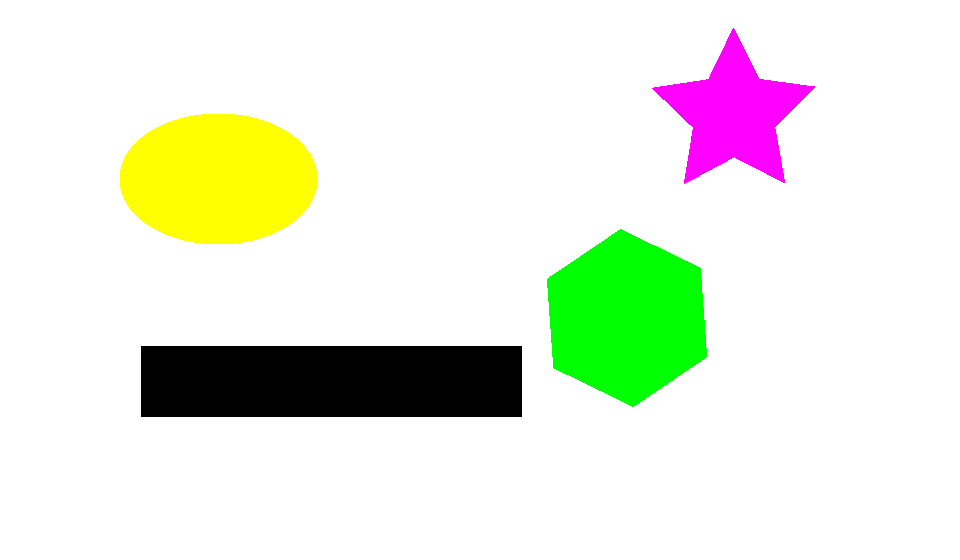
#> input picture Yellow/gambar1.png, 960 x 560 px; its folder holds 3 pictures in this run
$ python yellow.py
#> lines starting #> are read from the running program, lines starting #| are printed output that depends on the picture; after the words box and inside, x2 and y2 are one past the last pixel; in counts of white or black regions, pixels touching at a corner belong together
import cv2
import numpy as np

for i in range(1, 4):
    img = cv2.imread('gambar' + str(i) + '.png', 1)
#> img is the input picture: shape (560, 960, 3); mean B, G, R 222.7, 236.9, 232.4
    hsv = cv2.cvtColor(img, cv2.COLOR_BGR2HSV)
#> hsv: shape (560, 960, 3); mean H, S, V 6.5, 24.7, 242.2

    lower_api0 = np.array([20, 235, 235])
    upper_api0 = np.array([40, 255, 255])
    mask = cv2.inRange(hsv, lower_api0, upper_api0)
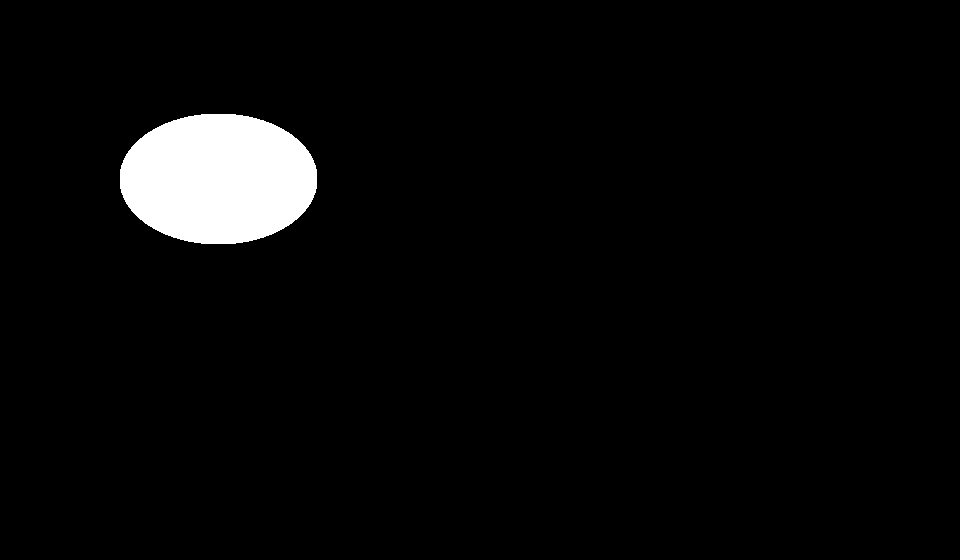
#> mask: shape (560, 960); 3.8% white; 1 white region, box (x1, y1, x2, y2) and area: (120, 114, 317, 244) 20430

    new_img = cv2.bitwise_and(img, img, mask=mask)
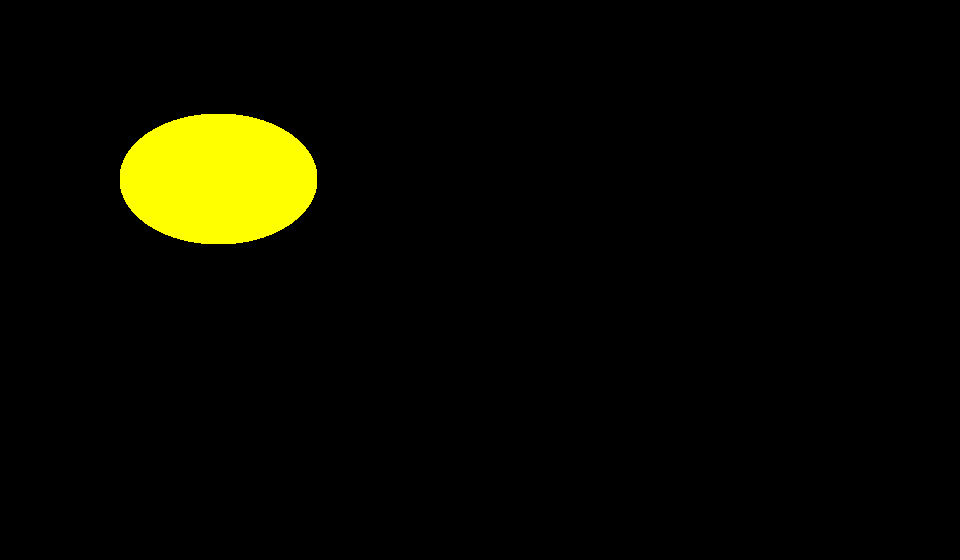
#> new_img: shape (560, 960, 3); mean B, G, R 0, 9.7, 9.7

    cv2.imshow("hasil" + str(i) + ".png", new_img)
    cv2.imshow('image', img)

    cv2.waitKey(0)
    cv2.destroyAllWindows()
#> pass 2 of the loop `for i in range(1, 4):`:
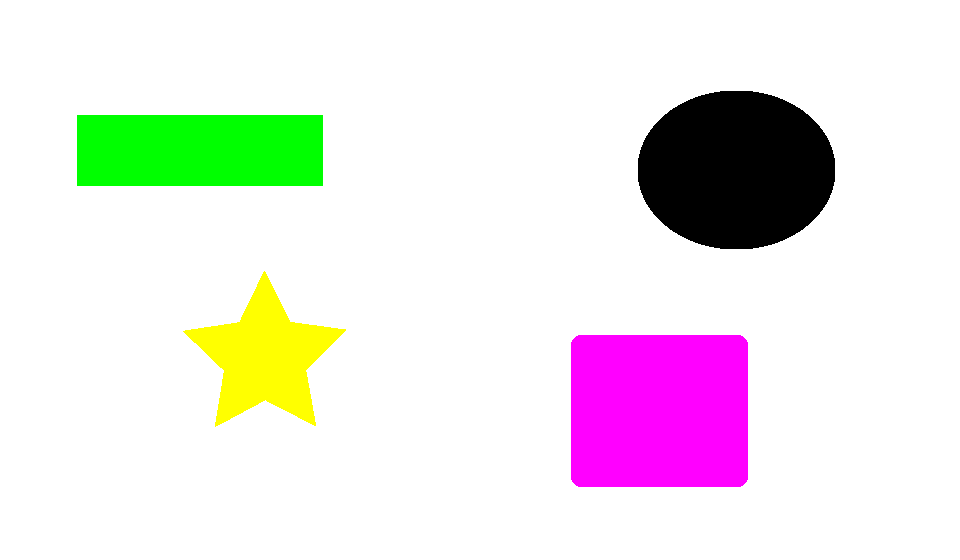
#> input picture Yellow/gambar2.png, 960 x 560 px
#> img is the input picture: shape (560, 960, 3); mean B, G, R 229.7, 230.5, 235
#> hsv: shape (560, 960, 3); mean H, S, V 10, 26.2, 243.2
#> `mask = cv2.inRange(hsv, lower_api0, upper_api0)`:
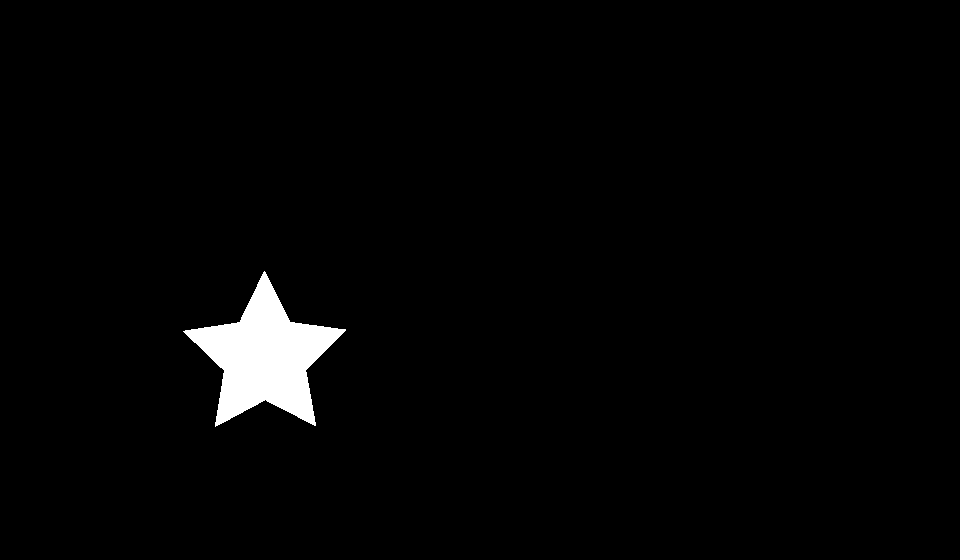
#> mask: shape (560, 960); 2.1% white; 1 white region, box (x1, y1, x2, y2) and area: (183, 271, 346, 427) 11038
#> `new_img = cv2.bitwise_and(img, img, mask=mask)`:
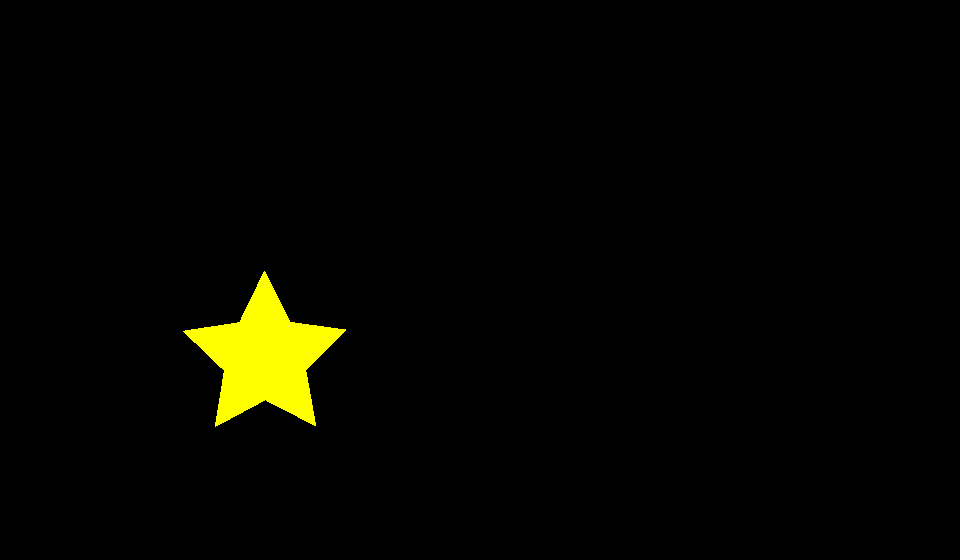
#> new_img: shape (560, 960, 3); mean B, G, R 0, 5.2, 5.2
#> pass 3 of the loop `for i in range(1, 4):`:
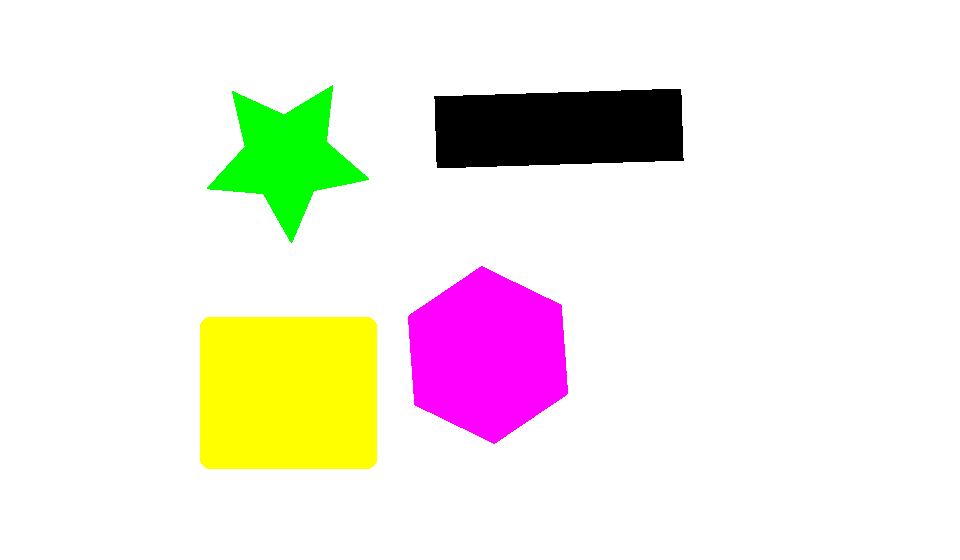
#> input picture Yellow/gambar3.png, 960 x 560 px
#> img is the input picture: shape (560, 960, 3); mean B, G, R 228.6, 236.8, 241.3
#> hsv: shape (560, 960, 3); mean H, S, V 8.5, 27.8, 246.6
#> `mask = cv2.inRange(hsv, lower_api0, upper_api0)`:
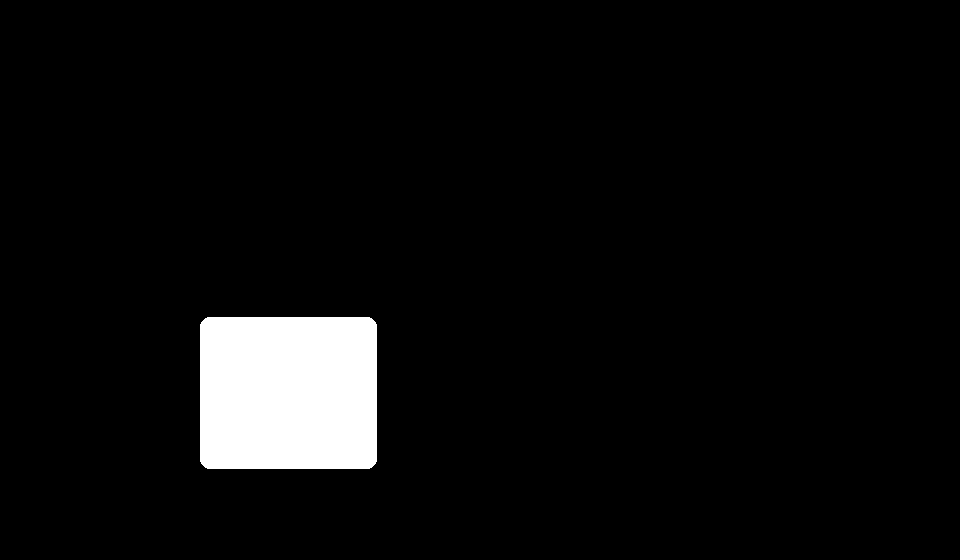
#> mask: shape (560, 960); 5% white; 1 white region, box (x1, y1, x2, y2) and area: (200, 317, 377, 469) 26812
#> `new_img = cv2.bitwise_and(img, img, mask=mask)`:
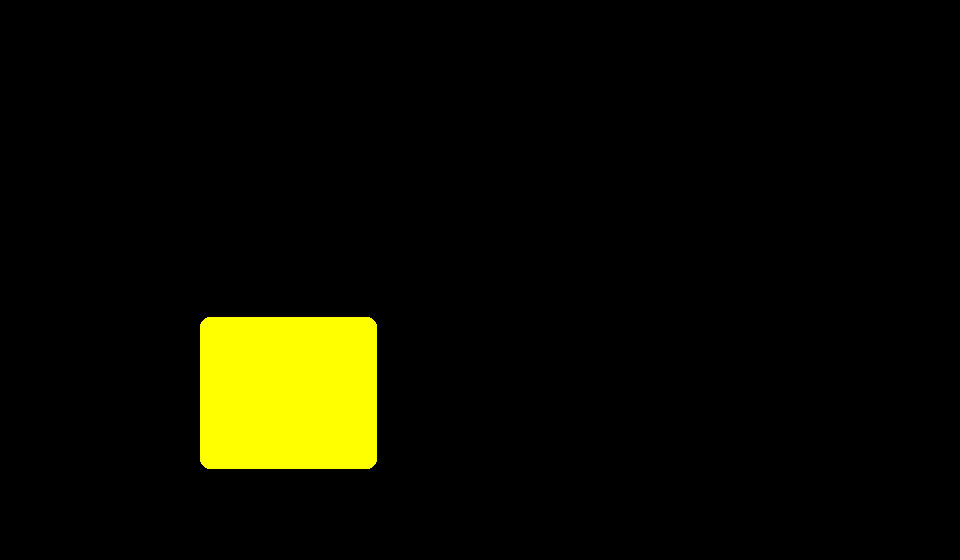
#> new_img: shape (560, 960, 3); mean B, G, R 0, 12.7, 12.7
